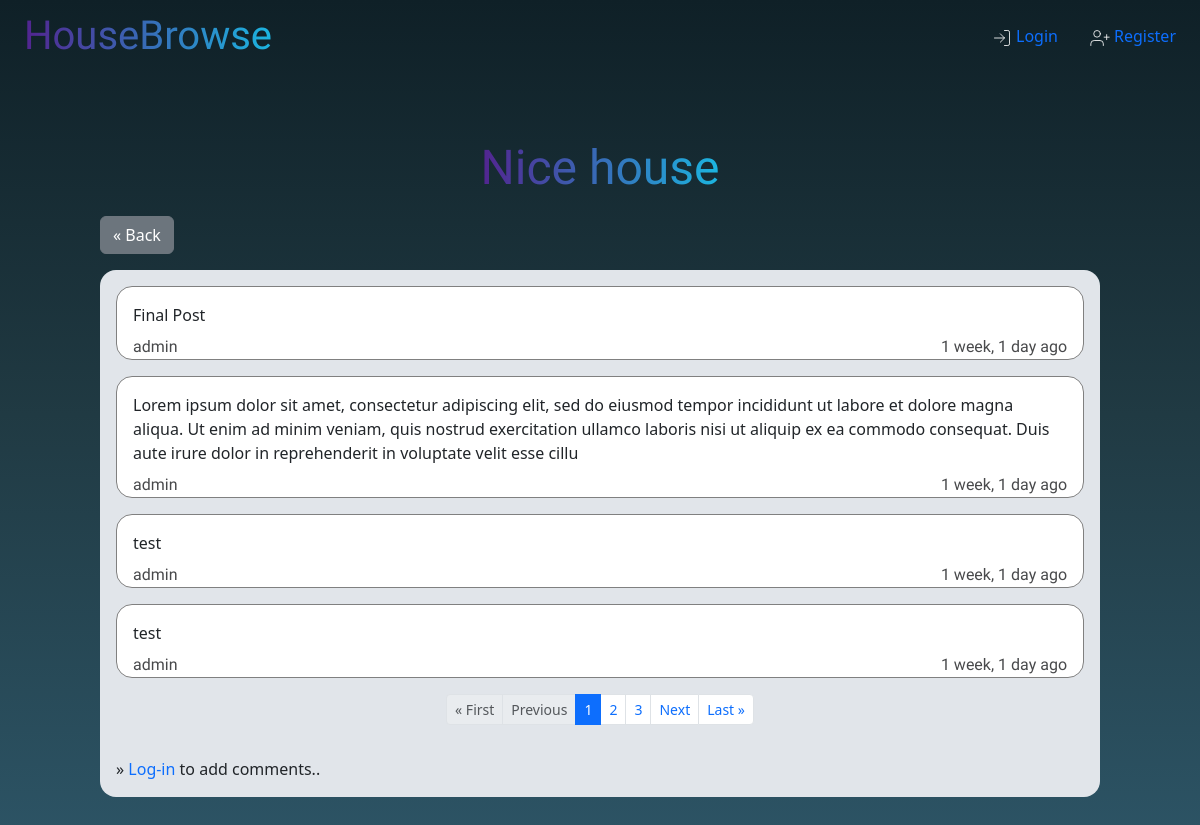
/comments/1, run on an earlier commit of the app's database.
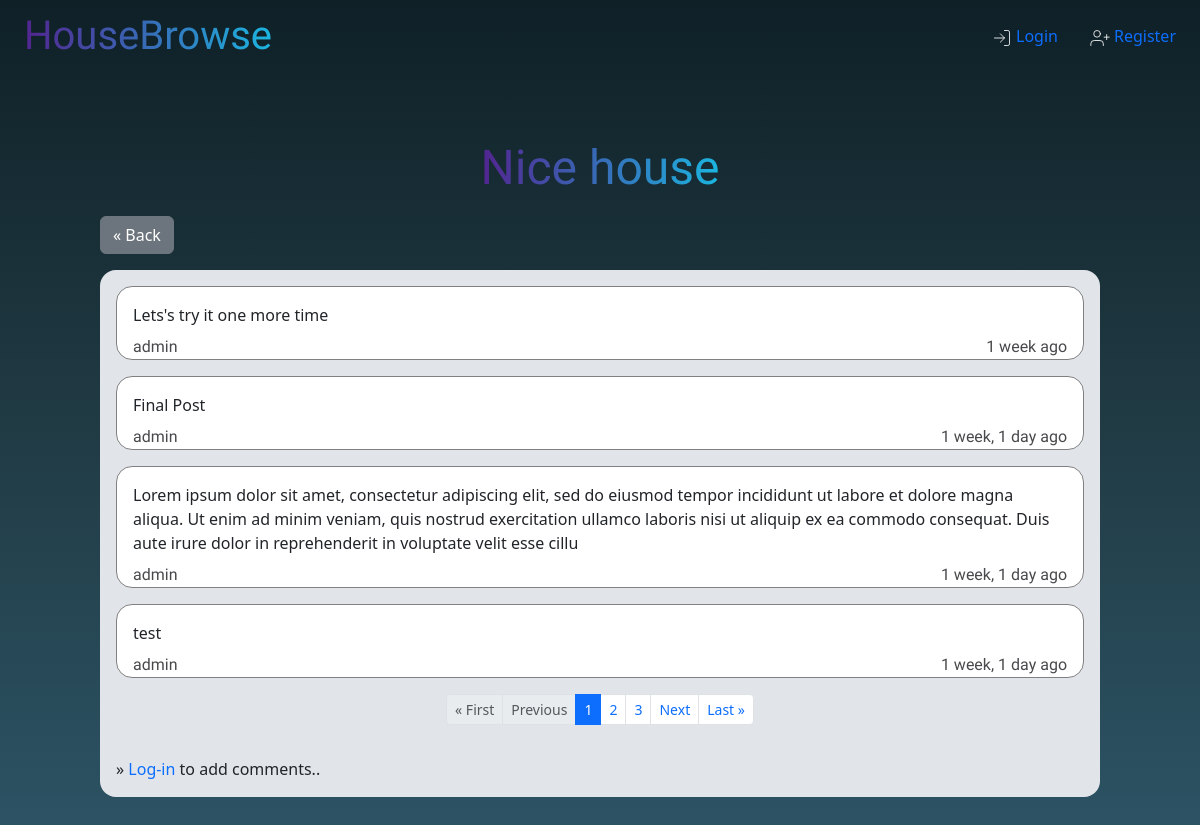
And on a later commit of the database.
### booking/models.py (models this page shows, shortened)
class Comment(models.Model):
    comment = models.TextField(max_length=300, null=True)
    user = models.ForeignKey(User, null=True, on_delete=models.CASCADE, related_name="user")
    listing = models.ForeignKey(Listing, null=True, on_delete=models.CASCADE, related_name="listing")
    timestamp = models.DateTimeField(auto_now_add=True, null=True)

class User(AbstractUser):
    def __str__(self):
        return f"{self.username}"

### booking/views.py (the view, shortened to what this page needs)
# urls.py: path("comments/<int:listing_id>", views.comments_view, name="comments")
def comments_view(request, listing_id):
    listing = Listing.objects.get(id=listing_id)
    comments_desc = Comment.objects.filter(listing__id=listing_id).order_by("-timestamp")
    paginator = Paginator(comments_desc, 4)
    page = request.GET.get('page')
    comments = paginator.get_page(page)
    comment_form = PostComment()
    if request.method == "GET":
        return render(request, "booking/comments.html", {
            "listing": listing,
            "comments": comments,
            "comment_form": comment_form
        })

### booking/templates/booking/comments.html (shortened to what this page needs)
{% extends "booking/base.html" %}
{% load static %}
{% block body %}
<div class="comments_container">
    <h1 class="heading" style="font-size: max(4vw, 40px);">{{ listing.title }}</h1><br/>
    <div class="back_to_detail">
        <a href="{% url 'booking:detail' listing.id %}"><button class="btn btn-secondary">&laquo Back</button></a>
    </div>
    <div class="comments_window">
            {% if comments %}
                {% for comment in comments %}
                <div class="comments">
                    <div class="comment">
                        {{ comment.comment }}
                    </div>
                    <div class="comment_creator">
                            <div>{{ comment.user}}</div>
                            <div>{{ comment.timestamp| timesince }} ago</div>
                    </div>
                </div>
                {% endfor %}
            {% endif %}
        <div class="paginator">
            <nav aria-label="Page navigation">
                <ul class="pagination justify-content center pagination-sm">
                    {% if comments.has_previous %}
                    <li class="page-item"><a class="page-link" href="?page=1">&laquo First</a></li>
                    <li class="page-item"><a class="page-link" href="?page={{ comments.previous_page_number }}">Previous</a></li>
                    {% else %}
                    <li class="page-item disabled"><a class="page-link" href="#">&laquo First</a></li>
                    <li class="page-item disabled"><a class="page-link" href="#">Previous</a></li>
                    {% endif %}
                    {% for i in comments.paginator.page_range %}
                        {% if comments.number == i %}
                            <li class="page-item active"><span class="page-link">{{ i }}</span></li>
                        {% elif i > comments.number|add:'-3' and i < comments.number|add:'3' %}
                            <li class="page-item"><a class="page-link" href="?page={{ i }}">{{ i }}</a></li>
                        {% endif %}
                    {% endfor %}
                    {% if comments.has_next %}
                    <li class="page-item"><a class="page-link" href="?page={{ comments.next_page_number }}">Next</a></li>
                    <li class="page-item"><a class="page-link" href="?page={{ comments.paginator.num_pages }}">Last &raquo</a></li>
                    {% else %}
                    <li class="page-item disabled"><a class="page-link" href="#">Next</a></li>
                    <li class="page-item disabled"><a class="page-link" href="#">Last &raquo</a></li>
                    {% endif %}
                </ul>
            </nav>
        </div>
            {% if request.user.is_authenticated %}
                <form action="" method="POST">
                    <div class="add_comment">
                        {% csrf_token %}
                        {{ comment_form }}
                    </div>
                    <div class="comment_submit_section">
                        <button class="btn btn-success" type="submit" name="sub_comment" value="sub_comment">Post Comment</button>
                    </div>
                </form>
            {% else %}
                <div>&raquo <a href="{% url 'booking:login' %}">Log-in </a> to add comments..</div>
            {% endif %}
    </div>
</div>
{% endblock %}

### booking/templates/booking/base.html (shortened to what this page needs)
{% load static %}
<!DOCTYPE html>
<html lang="en">
    <head>
        <link href="https://cdn.jsdelivr.net/npm/bootstrap@5.3.0-alpha3/dist/css/bootstrap.min.css" rel="stylesheet">
        <link href="{% static 'booking/styles.css' %}" rel="stylesheet">
    </head>
    <body>
            <ul class="nav nav_top">
                <li class="nav-item">
                    <a class="nav-link" href="{% url 'booking:index' %}"><h1 class="heading">HouseBrowse</h1></a>
                </li>
                {% if not request.user.is_authenticated %}
                <div class="right_nav">
                    <li class="nav-item anonymous_right_nav">
                        <a class="nav-link" href="{% url 'booking:login' %}"><img class="anonymouseimg" src="{% static 'booking/log-in.svg' %}" style="padding-right: 0.25rem;">Login</a>
                    </li>
                    <li class="nav-item anonymous_right_nav">
                        <a class="nav-link" href="{% url 'booking:register' %}"><img class="anonymouseimg" src="{% static 'booking/user-plus.svg' %}" style="padding-right: 0.25rem;">Register</a>
                    </li>
                </div>
                {% endif %}
            </ul>
    {% block body %}
    {% endblock %}
    </body>
</html>

### booking/static/booking/styles.css (style rules this page uses)
body { min-height: 100vh; width: 100%; min-width: 360px; background-attachment: fixed; background: linear-gradient(to bottom, #0f2027, #203a43, #2c5364); }
.nav_top { display: flex; justify-content: space-between; padding: 0; align-items: center; padding: 0.5rem; padding-bottom: 3rem; flex-wrap: nowrap; }
.right_nav { display: flex; }
.heading { background-image: linear-gradient(to right, #52248f, #1cb5e0); background-clip: text; -webkit-background-clip: text; color: transparent; font-family: 'Josefin Sans', sans-serif; margin: 0; padding: 0; line-height: 1; }
.anonymous_right_nav { color:white; }
a, a:hover { text-decoration: none; transition: color 0.3s ease-in-out; }
.back_to_detail { width: 100%; max-width: 1000px; display: flex; padding: 0 0 1rem 0; align-self: center; }
.comments_container { width: 95%; margin: auto; display: flex; flex-direction: column; align-items: center; padding: 2rem 0; }
.comment { border-radius: 1rem; padding: 0.5rem; }
.comments_window { display: flex; flex-direction: column; width: 100%; max-width: 1000px; border-radius: 1rem 1rem 1rem 1rem; background-color: #e1e5ea; padding: 1rem; gap: 1rem; }
.comments { width: 100%; border: 1px solid grey; border-radius: 1rem; padding: 0.5rem 0.5rem 0 0.5rem; display: flex; flex-direction: column; justify-content: space-between; background-color: white; }
.comment { display: flex; }
.comment_creator { display: flex; justify-content: space-between; color: #48494B; font-family: 'Baloo 2'; padding: 0 0.5rem 0 0.5rem; }
.paginator { display: flex; justify-content: center; gap: 0.5rem; }

What changed in the data, as far as the page shows it:
no longer on this page (row unchanged): Comment: comment "test", user "admin", timestamp "1 week, 1 day"
added Comment: comment "Lets's try it one more time", user "admin", timestamp "1 week"
